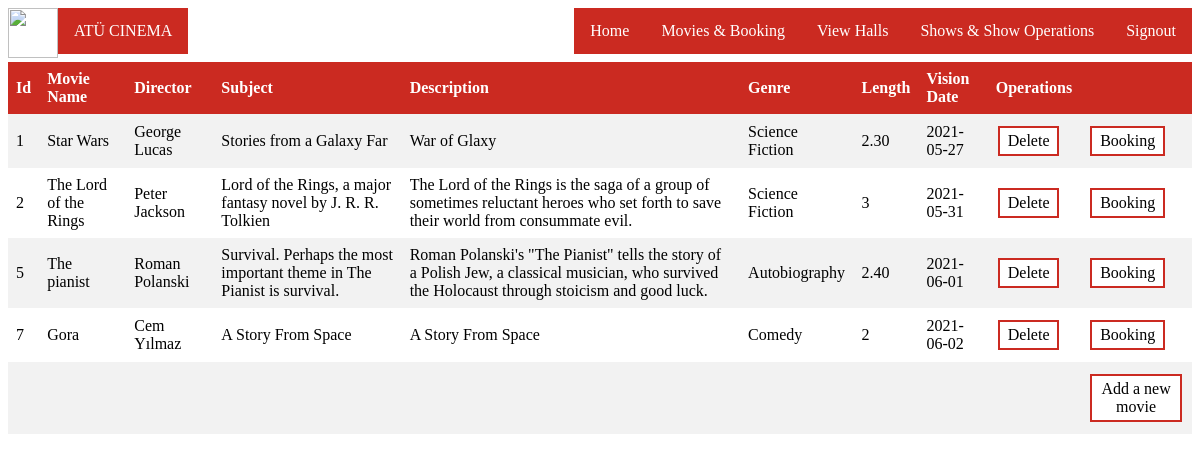
The app's page /AllMovies.php with its own data.
### tables this page shows
CREATE TABLE `movies` (
  `m_id` int(11) NOT NULL,
  `m_name` varchar(60) NOT NULL,
  `m_director` varchar(60) NOT NULL,
  `m_subject` varchar(400) NOT NULL,
  `m_description` varchar(400) NOT NULL,
  `m_genre` varchar(40) NOT NULL,
  `m_length` varchar(40) NOT NULL,
  `m_visionDate` date NOT NULL
);

### AllMovies.php (the view, shortened to what this page needs)
<body>
	<a  href="Admin.php">
    <img  src="https://s3.cloud.ngn.com.tr/clu2-static/loginlogo/7D82EE5893743F81692B356B39F174CB.png" style="width:50px;height:50px; float: left;" > </a>
 <ul class="ul" style="float: left;">
    <li class="li"><a class="lia" href="Admin.php">ATÜ CINEMA</a></li>
</ul>
 <ul class="ul">
    <li class="li" ><a class="lia" href="Admin.php">Home</a></li>
    <li class="li"><a class="lia" href='AllMovies.php'>Movies & Booking</a></li>
    <li class="li"><a class="lia" href='Hall.php'>View Halls</a></li>
    <li class="li"><a class="lia" href='Show.php'>Shows & Show Operations</a></li>
	<li class="li"><a class="lia" href='Index.php'>Signout</a></li>
  </ul>
<br>
<br>
<br>
</body>
<?php
require_once("connection.php");
$sql="SELECT * from movies";
if($result=mysqli_query($link,$sql))
{
	if(mysqli_num_rows($result)>0)
	{
		echo "<table><tr><th>Id</th><th>Movie Name</th><th>Director</th><th>Subject</th><th>Description</th><th>Genre</th><th>Length</th><th>Vision Date</th><th>Operations</th><th></tr>";
		while($row=mysqli_fetch_array($result))
		{   echo " ";
			echo "<tr><td>".$row['m_id']."</td><td>".$row['m_name']."</td><td>".$row['m_director']."</td><td>".$row['m_subject']."</td><td>".$row['m_description']."</td><td>".$row['m_genre']."</td><td>".$row['m_length']."</td><td>".$row['m_visionDate']."</td>";
			echo '<td><a href="DeleteMovie.php?id='.$row['m_id'].'">Delete</a>';
			echo '<td><a href="Booking.php?id='.$row['m_id'].'">Booking</a></td></tr>';
		}
		echo "<tr><td></td><td></td><td></td><td></td><td></td><td></td><td></td><td></td><td></td>";
		echo '<td><a class=ss  href="AddMovie.php"> Add a new movie </a></td></tr>';
		echo "</table>";
	}else
	{
		echo "Başarısız işlem";
	}
}
?>
<!DOCTYPE html>
<html>
<head>
</body>
</html>

### AllMovies.php (style rules this page uses)
table { border-collapse: collapse; width: auto; margin-left:auto; margin-right:auto; }
td a { padding: 4px 8px; text-align: center; text-decoration: none; display: inline-block; font-size: 16px; margin: 4px 2px; cursor: pointer; background-color: white; color: black; border: 2px solid #cb2a21; }
th, td { text-align: left; padding: 8px; }
tr:nth-child(even) { background-color: #f2f2f2 }
th { background-color: #cb2a21; color: white; }
.ss { float: right; padding: 4px 8px; text-align: center; text-decoration: none; display: inline-block; font-size: 16px; margin: 4px 2px; cursor: pointer; background-color: white; color: black; border: 2px solid #cb2a21; float: right; }
.ul { list-style-type: none; margin: 0; padding: 0; overflow: hidden; background-color: #cb2a21; float: right; }
.li { float: left; }
.lia { display: block; color: white; text-align: center; padding: 14px 16px; text-decoration: none; }

### records on screen
movies: m_id "1", m_name "Star Wars", m_director "George Lucas", m_subject "Stories from a Galaxy Far", m_description "War of Glaxy", m_genre "Science Fiction", m_length "2.30", m_visionDate "2021-05-27"
movies: m_id "2", m_name "The Lord of the Rings", m_director "Peter Jackson", m_subject "Lord of the Rings, a major fantasy novel by J. R. R. Tolkien", m_description "The Lord of the Rings is the saga of a group of sometimes reluctant heroes who set forth to save their world from consummate evil.", m_genre "Science Fiction", m_length "3", m_visionDate "2021-05-31"
movies: m_id "5", m_name "The pianist", m_director "Roman Polanski", m_subject "Survival. Perhaps the most important theme in The Pianist is survival.", m_description "Roman Polanski's \"The Pianist\" tells the story of a Polish Jew, a classical musician, who survived the Holocaust through stoicism and good luck.", m_genre "Autobiography", m_length "2.40", m_visionDate "2021-06-01"
movies: m_id "7", m_name "Gora", m_director "Cem Yılmaz", m_subject "A Story From Space", m_description "A Story From Space", m_genre "Comedy", m_length "2", m_visionDate "2021-06-02"
